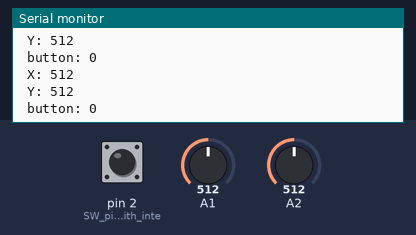
Recording of a sketch running on a simulated Arduino Uno, built with avr-gcc and run on an emulated ATmega328P. Shown: the last lines printed to the serial monitor. The test bench sets the inputs (shaded band); at power-on: A1 = 512, A2 = 512, pin 2 (SW_pin_as_input_with_inte) HIGH. No radio packets arrive unless stated.

Above: at 1.2 s.
1.3 s: A1 set to 716
At 1.33 s:
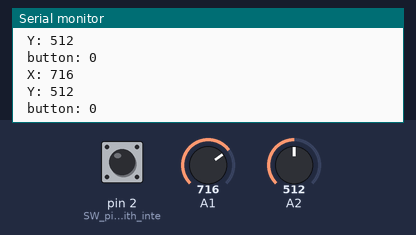
2.8 s: A2 set to 0
At 2.85 s:
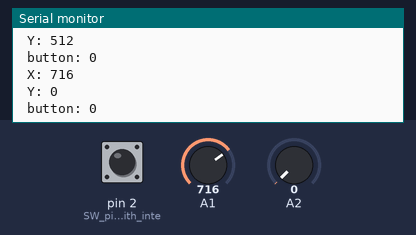
5.8 s: pin 2 (SW_pin_as_input_with_inte) pulled LOW for 0.15 s
At 5.83 s:
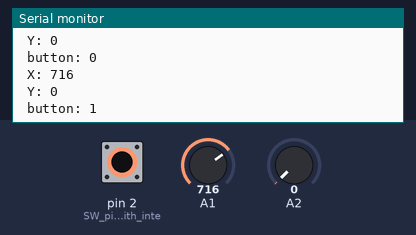
7.4 s: A2 set to 122
At 7.45 s:
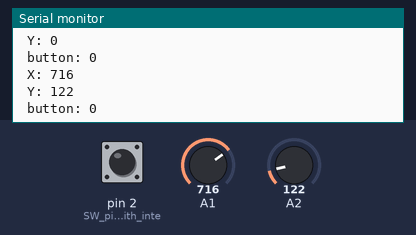
8.9 s: A1 set to 900
At 8.96 s:
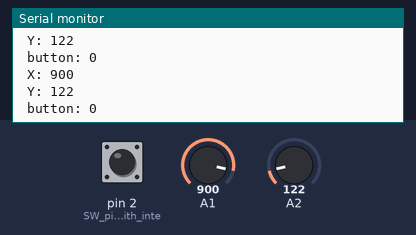
10.4 s: A1 set to 1023
At 10.43 s:
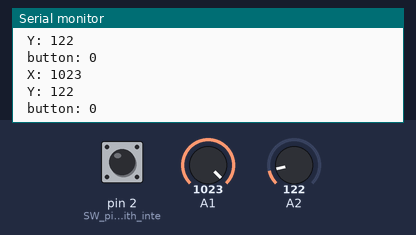
Timing chart, 0 to 13.4 s (numbered marks = the images above; inputs shaded):
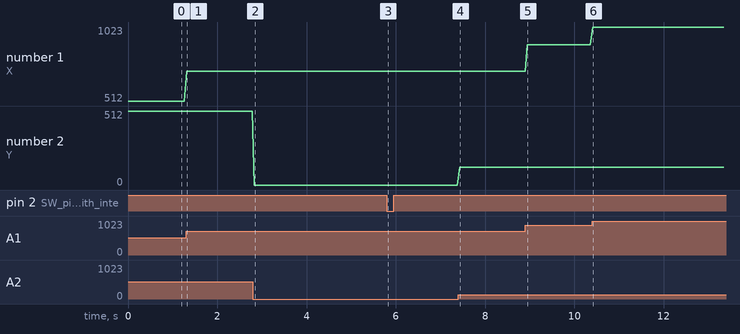

The sketch:

transmitter_licenta.ino
```cpp
#include <SPI.h>
#include <RF24.h>


struct JoystickData {
  int x;
  int y;
  bool button;
};

RF24 radio(7,8);

const byte address[6] = "00001";

void setup() {

Serial.begin(115200);       // Optional: for debugging
pinMode(2, INPUT_PULLUP); // SW pin as input with internal pull-up
radio.begin();
radio.setPALevel(RF24_PA_LOW);
radio.setChannel(108);
radio.openWritingPipe(address);
radio.stopListening();


}

void loop() {
  JoystickData data;

   data.x = analogRead(A1);  // Read horizontal axis (VRx)
   data.y = analogRead(A2);  // Read vertical axis (VRy)
   data.button = digitalRead(2) == LOW; // true when pressed

  Serial.print(" X: ");
  Serial.println(data.x);
  Serial.print(" Y: ");
  Serial.println(data.y);
  Serial.print(" button: ");
  Serial.println(data.button);

  radio.write(&data, sizeof(data));


  delay(50);
}
```

Measured:
- after the input at 1.3 s, the serial monitor: prints a new line at once (image 1)
- after the input at 2.8 s, the serial monitor: prints a new line at once (image 2)
- after the input at 5.8 s, the serial monitor: prints a new line at once (image 3)
- after the input at 7.4 s, the serial monitor: prints a new line at once (image 4)
- after the input at 8.9 s, the serial monitor: prints a new line after 0.05 s (image 5)
- after the input at 10.4 s, the serial monitor: prints a new line at once (image 6)
- plotted number 1: 512 → 716 after the input at 1.3 s, 716 → 900 after the input at 8.9 s, 900 → 1023 after the input at 10.4 s
- plotted number 2: 0 → 122 after the input at 7.4 s
